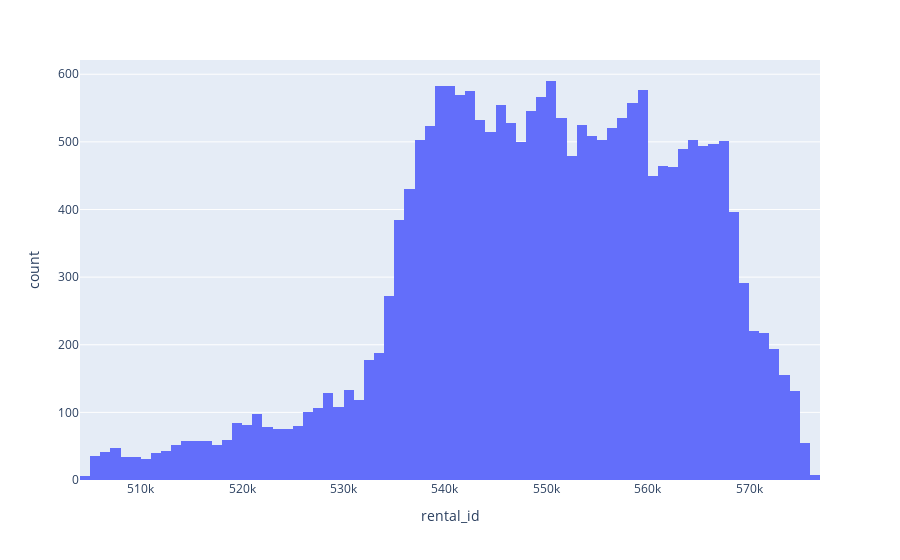
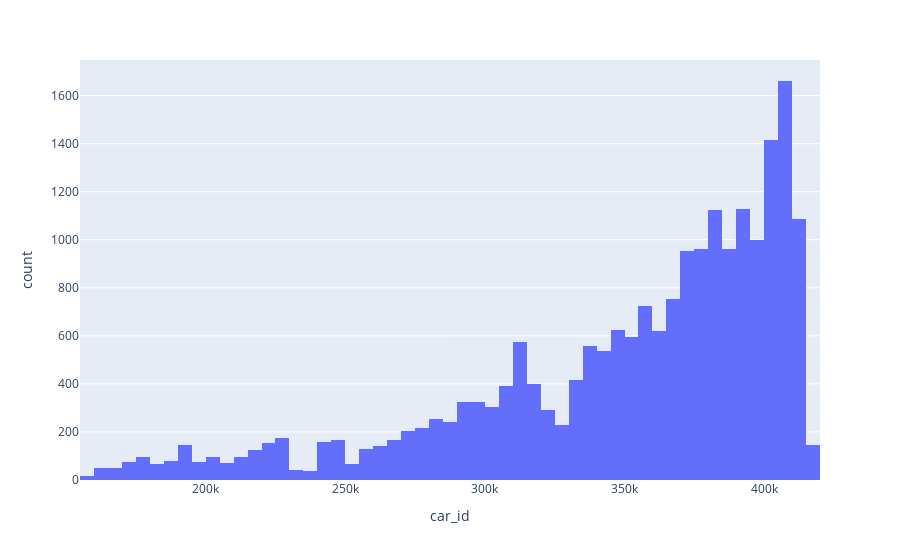
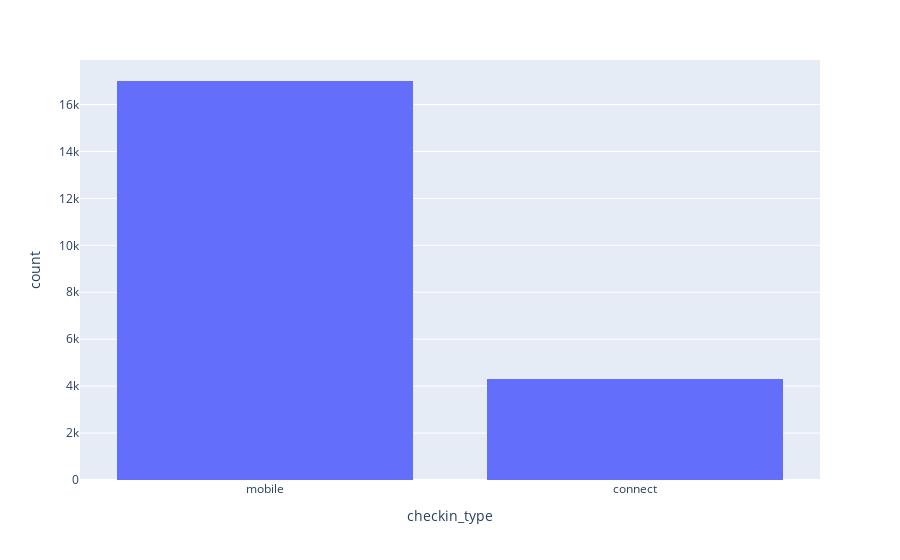
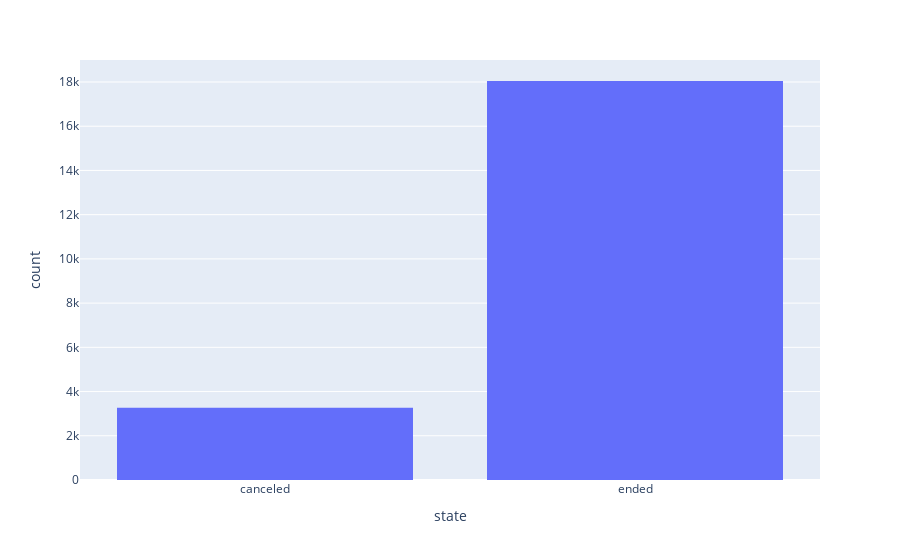

Here is the notebook cell these charts were saved with, in order:
### Code cell
for column in df.columns:
    fig = px.histogram(df,x=column)
    fig.show()

### Figure 1 — Plotly figure (JSON) as saved in the notebook; plotly's stock layout.template omitted (floating-point values rounded to 4 significant figures; data arrays with more than 128 entries replaced by an {"elided": "..."} marker saying what was removed)
{"data": [{"alignmentgroup": "True", "bingroup": "x", "hovertemplate": "rental_id=%{x}<br>count=%{y}<extra></extra>", "legendgroup": "", "marker": {"color": "#636efa", "pattern": {"shape": ""}}, "name": "", "offsetgroup": "", "orientation": "v", "showlegend": false, "type": "histogram", "x": {"elided": "21310 int values"}, "xaxis": "x", "yaxis": "y"}], "layout": {"barmode": "relative", "legend": {"tracegroupgap": 0}, "margin": {"t": 60}, "xaxis": {"anchor": "y", "domain": [0, 1], "title": {"text": "rental_id"}}, "yaxis": {"anchor": "x", "domain": [0, 1], "title": {"text": "count"}}}}

### Figure 2 — Plotly figure (JSON) as saved in the notebook; plotly's stock layout.template omitted (floating-point values rounded to 4 significant figures; data arrays with more than 128 entries replaced by an {"elided": "..."} marker saying what was removed)
{"data": [{"alignmentgroup": "True", "bingroup": "x", "hovertemplate": "car_id=%{x}<br>count=%{y}<extra></extra>", "legendgroup": "", "marker": {"color": "#636efa", "pattern": {"shape": ""}}, "name": "", "offsetgroup": "", "orientation": "v", "showlegend": false, "type": "histogram", "x": {"elided": "21310 int values"}, "xaxis": "x", "yaxis": "y"}], "layout": {"barmode": "relative", "legend": {"tracegroupgap": 0}, "margin": {"t": 60}, "xaxis": {"anchor": "y", "domain": [0, 1], "title": {"text": "car_id"}}, "yaxis": {"anchor": "x", "domain": [0, 1], "title": {"text": "count"}}}}

### Figure 3 — Plotly figure (JSON) as saved in the notebook; plotly's stock layout.template omitted (floating-point values rounded to 4 significant figures; data arrays with more than 128 entries replaced by an {"elided": "..."} marker saying what was removed)
{"data": [{"alignmentgroup": "True", "bingroup": "x", "hovertemplate": "checkin_type=%{x}<br>count=%{y}<extra></extra>", "legendgroup": "", "marker": {"color": "#636efa", "pattern": {"shape": ""}}, "name": "", "offsetgroup": "", "orientation": "v", "showlegend": false, "type": "histogram", "x": {"elided": "21310 str values"}, "xaxis": "x", "yaxis": "y"}], "layout": {"barmode": "relative", "legend": {"tracegroupgap": 0}, "margin": {"t": 60}, "xaxis": {"anchor": "y", "domain": [0, 1], "title": {"text": "checkin_type"}}, "yaxis": {"anchor": "x", "domain": [0, 1], "title": {"text": "count"}}}}

### Figure 4 — Plotly figure (JSON) as saved in the notebook; plotly's stock layout.template omitted (floating-point values rounded to 4 significant figures; data arrays with more than 128 entries replaced by an {"elided": "..."} marker saying what was removed)
{"data": [{"alignmentgroup": "True", "bingroup": "x", "hovertemplate": "state=%{x}<br>count=%{y}<extra></extra>", "legendgroup": "", "marker": {"color": "#636efa", "pattern": {"shape": ""}}, "name": "", "offsetgroup": "", "orientation": "v", "showlegend": false, "type": "histogram", "x": {"elided": "21310 str values"}, "xaxis": "x", "yaxis": "y"}], "layout": {"barmode": "relative", "legend": {"tracegroupgap": 0}, "margin": {"t": 60}, "xaxis": {"anchor": "y", "domain": [0, 1], "title": {"text": "state"}}, "yaxis": {"anchor": "x", "domain": [0, 1], "title": {"text": "count"}}}}
